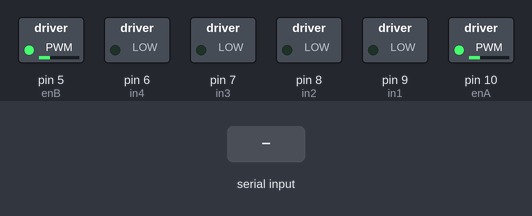
This sketch was run on a simulated Arduino Uno, built with avr-gcc and run on an emulated ATmega328P. Parts: switched loads named in the sketch (green lamp = pin HIGH). The test bench sets the inputs (shaded band).

Above: at 1.7 s.
1.8 s: "1" received over the second serial link
At 3.0 s:
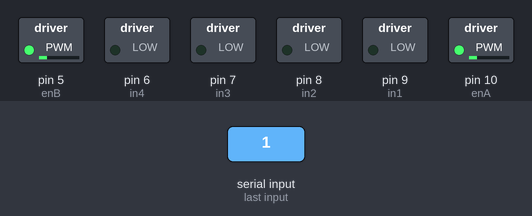
3.3 s: "0" received over the second serial link
At 4.1 s:
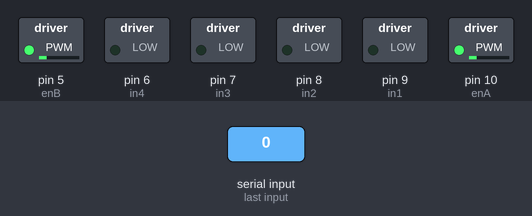
Timing chart, 0 to 6.3 s (numbered marks = the images above; inputs shaded):
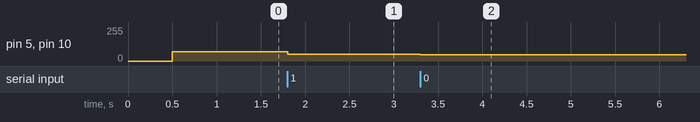

The sketch:

code.ino
```cpp
#include <SoftwareSerial.h>
SoftwareSerial BT_Serial(2, 3); // RX, TX

#define enA 10//Enable1 L298 Pin enA
#define in1 9 //Motor1  L298 Pin in1
#define in2 8 //Motor1  L298 Pin in1
#define in3 7 //Motor2  L298 Pin in1
#define in4 6 //Motor2  L298 Pin in1
#define enB 5 //Enable2 L298 Pin enB

#define R_S A0 //ir sensor Right
#define L_S A1 //ir sensor Left

int bt_data; // variable to receive data from the serial port
int Speed = 70;

int mode=0;

void setup(){ // put your setup code here, to run once

pinMode(R_S, INPUT); // declare if sensor as input
pinMode(L_S, INPUT); // declare ir sensor as input

pinMode(enA, OUTPUT); // declare as output for L298 Pin enA
pinMode(in1, OUTPUT); // declare as output for L298 Pin in1
pinMode(in2, OUTPUT); // declare as output for L298 Pin in2
pinMode(in3, OUTPUT); // declare as output for L298 Pin in3
pinMode(in4, OUTPUT); // declare as output for L298 Pin in4
pinMode(enB, OUTPUT); // declare as output for L298 Pin enB

Serial.begin(9600); // start serial communication at 9600bps
BT_Serial.begin(9600);
delay(500);
}


void loop(){

if(BT_Serial.available() > 0){  //if some date is sent, reads it and saves in state
bt_data = BT_Serial.read();
if(bt_data > 20){Speed = bt_data;}
}

     if(bt_data == 8){mode=1; Speed=130;} //Auto Line Follower Command
else if(bt_data == 9){mode=0; Stop();}    //Manual Android Application Control Command

analogWrite(enA, Speed); // Write The Duty Cycle 0 to 255 Enable Pin A for Motor1 Speed
analogWrite(enB, Speed); // Write The Duty Cycle 0 to 255 Enable Pin B for Motor2 Speed

if(mode==0){
//===============================================================================
//                          Key Control Command
//===============================================================================
     if(bt_data == 1){forword(); }  // if the bt_data is '1' the DC motor will go forward
else if(bt_data == 2){backword();}  // if the bt_data is '2' the motor will Reverse
else if(bt_data == 3){turnLeft();}  // if the bt_data is '3' the motor will turn left
else if(bt_data == 4){turnRight();} // if the bt_data is '4' the motor will turn right
else if(bt_data == 5){Stop(); }     // if the bt_data '5' the motor will Stop

//===============================================================================
//                          Voice Control Command
//===============================================================================
else if(bt_data == 6){turnLeft();  delay(400);  bt_data = 5;}
else if(bt_data == 7){turnRight(); delay(400);  bt_data = 5;}
}else{
//===============================================================================
//                          Line Follower Control
//===============================================================================
if((digitalRead(R_S) == 0)&&(digitalRead(L_S) == 0)){forword();}  //if Right Sensor and Left Sensor are at White color then it will call forword function
if((digitalRead(R_S) == 1)&&(digitalRead(L_S) == 0)){turnRight();}//if Right Sensor is Black and Left Sensor is White then it will call turn Right function
if((digitalRead(R_S) == 0)&&(digitalRead(L_S) == 1)){turnLeft();} //if Right Sensor is White and Left Sensor is Black then it will call turn Left function
if((digitalRead(R_S) == 1)&&(digitalRead(L_S) == 1)){Stop();}     //if Right Sensor and Left Sensor are at Black color then it will call Stop function
}

delay(10);
}

void forword(){  //forword
digitalWrite(in1, HIGH); //Right Motor forword Pin
digitalWrite(in2, LOW);  //Right Motor backword Pin
digitalWrite(in3, HIGH);  //Left Motor backword Pin
digitalWrite(in4, LOW); //Left Motor forword Pin
}

void backword(){ //backword
digitalWrite(in1, LOW);  //Right Motor forword Pin
digitalWrite(in2, HIGH); //Right Motor backword Pin
digitalWrite(in3, HIGH); //Left Motor backword Pin
digitalWrite(in4, LOW);  //Left Motor forword Pin
}

void turnRight(){ //turnRight
digitalWrite(in1, LOW);  //Right Motor forword Pin
digitalWrite(in2, HIGH); //Right Motor backword Pin
digitalWrite(in3, HIGH);  //Left Motor backword Pin
digitalWrite(in4, LOW); //Left Motor forword Pin
}

void turnLeft(){ //turnLeft
digitalWrite(in1, HIGH); //Right Motor forword Pin
digitalWrite(in2, LOW);  //Right Motor backword Pin
digitalWrite(in3, LOW); //Left Motor backword Pin
digitalWrite(in4, HIGH);  //Left Motor forword Pin
}

void Stop(){ //stop
digitalWrite(in1, LOW); //Right Motor forword Pin
digitalWrite(in2, LOW); //Right Motor backword Pin
digitalWrite(in3, LOW); //Left Motor backword Pin
digitalWrite(in4, LOW); //Left Motor forword Pin
}
```

Measured:
- after the input at 1.8 s, pin 5 (enB), pin 10 (enA): 70/255 → 49/255 at once
- after the input at 3.3 s, pin 5 (enB), pin 10 (enA): 49/255 → 48/255 at once
